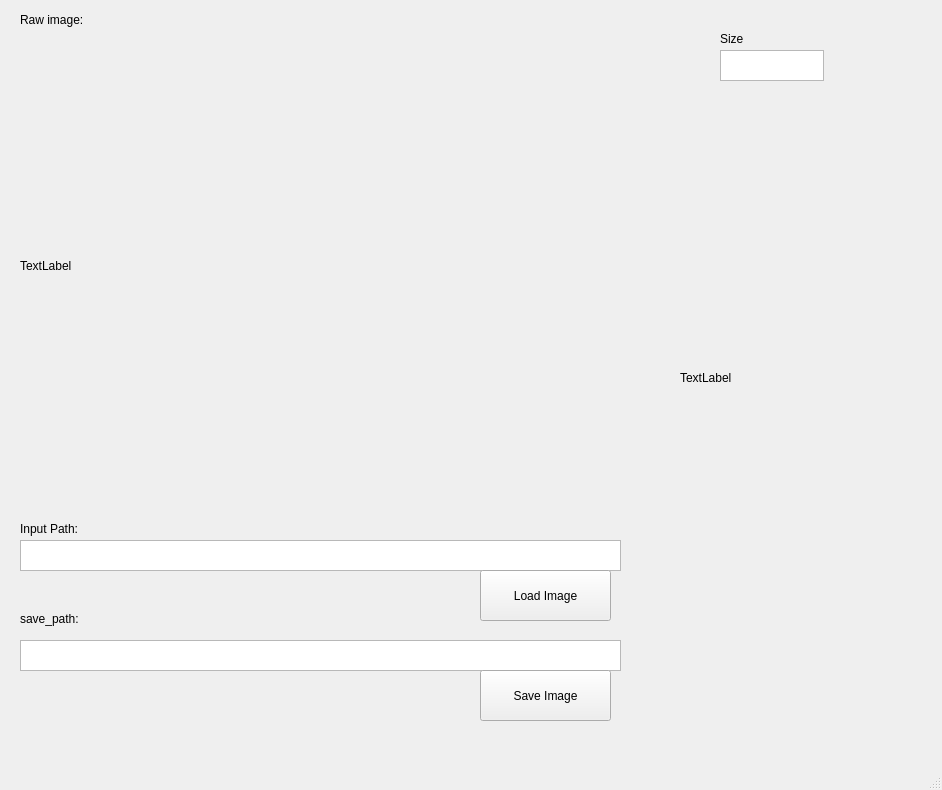
<?xml version="1.0" encoding="UTF-8"?>
<ui version="4.0">
 <class>MainWindow</class>
 <widget class="QMainWindow" name="MainWindow">
  <property name="geometry">
   <rect>
    <x>0</x>
    <y>0</y>
    <width>942</width>
    <height>790</height>
   </rect>
  </property>
  <property name="windowTitle">
   <string>MainWindow</string>
  </property>
  <widget class="QWidget" name="centralwidget">
   <widget class="QTextEdit" name="tE_width">
    <property name="geometry">
     <rect>
      <x>720</x>
      <y>50</y>
      <width>104</width>
      <height>31</height>
     </rect>
    </property>
   </widget>
   <widget class="QLabel" name="label">
    <property name="geometry">
     <rect>
      <x>720</x>
      <y>30</y>
      <width>67</width>
      <height>17</height>
     </rect>
    </property>
    <property name="text">
     <string>Size</string>
    </property>
   </widget>
   <widget class="QTextEdit" name="tE_path">
    <property name="geometry">
     <rect>
      <x>20</x>
      <y>540</y>
      <width>601</width>
      <height>31</height>
     </rect>
    </property>
   </widget>
   <widget class="QLabel" name="label_3">
    <property name="geometry">
     <rect>
      <x>20</x>
      <y>520</y>
      <width>81</width>
      <height>17</height>
     </rect>
    </property>
    <property name="text">
     <string>Input Path:</string>
    </property>
   </widget>
   <widget class="QPushButton" name="pB_loadImage">
    <property name="geometry">
     <rect>
      <x>480</x>
      <y>570</y>
      <width>131</width>
      <height>51</height>
     </rect>
    </property>
    <property name="text">
     <string>Load Image</string>
    </property>
   </widget>
   <widget class="QLabel" name="label_4">
    <property name="geometry">
     <rect>
      <x>20</x>
      <y>10</y>
      <width>91</width>
      <height>20</height>
     </rect>
    </property>
    <property name="text">
     <string>Raw image:</string>
    </property>
   </widget>
   <widget class="QLabel" name="l_displayCropped">
    <property name="geometry">
     <rect>
      <x>680</x>
      <y>250</y>
      <width>256</width>
      <height>256</height>
     </rect>
    </property>
    <property name="text">
     <string>TextLabel</string>
    </property>
   </widget>
   <widget class="QLabel" name="label_5">
    <property name="geometry">
     <rect>
      <x>20</x>
      <y>610</y>
      <width>71</width>
      <height>17</height>
     </rect>
    </property>
    <property name="text">
     <string>save_path:</string>
    </property>
   </widget>
   <widget class="QTextEdit" name="tE_savepath">
    <property name="geometry">
     <rect>
      <x>20</x>
      <y>640</y>
      <width>601</width>
      <height>31</height>
     </rect>
    </property>
   </widget>
   <widget class="QPushButton" name="pB_saveImage">
    <property name="geometry">
     <rect>
      <x>480</x>
      <y>670</y>
      <width>131</width>
      <height>51</height>
     </rect>
    </property>
    <property name="text">
     <string>Save Image</string>
    </property>
   </widget>
   <widget class="QLabel" name="l_display">
    <property name="geometry">
     <rect>
      <x>20</x>
      <y>50</y>
      <width>648</width>
      <height>432</height>
     </rect>
    </property>
    <property name="text">
     <string>TextLabel</string>
    </property>
   </widget>
  </widget>
  <widget class="QMenuBar" name="menubar">
   <property name="geometry">
    <rect>
     <x>0</x>
     <y>0</y>
     <width>942</width>
     <height>22</height>
    </rect>
   </property>
  </widget>
  <widget class="QStatusBar" name="statusbar"/>
 </widget>
 <resources/>
 <connections/>
</ui>
